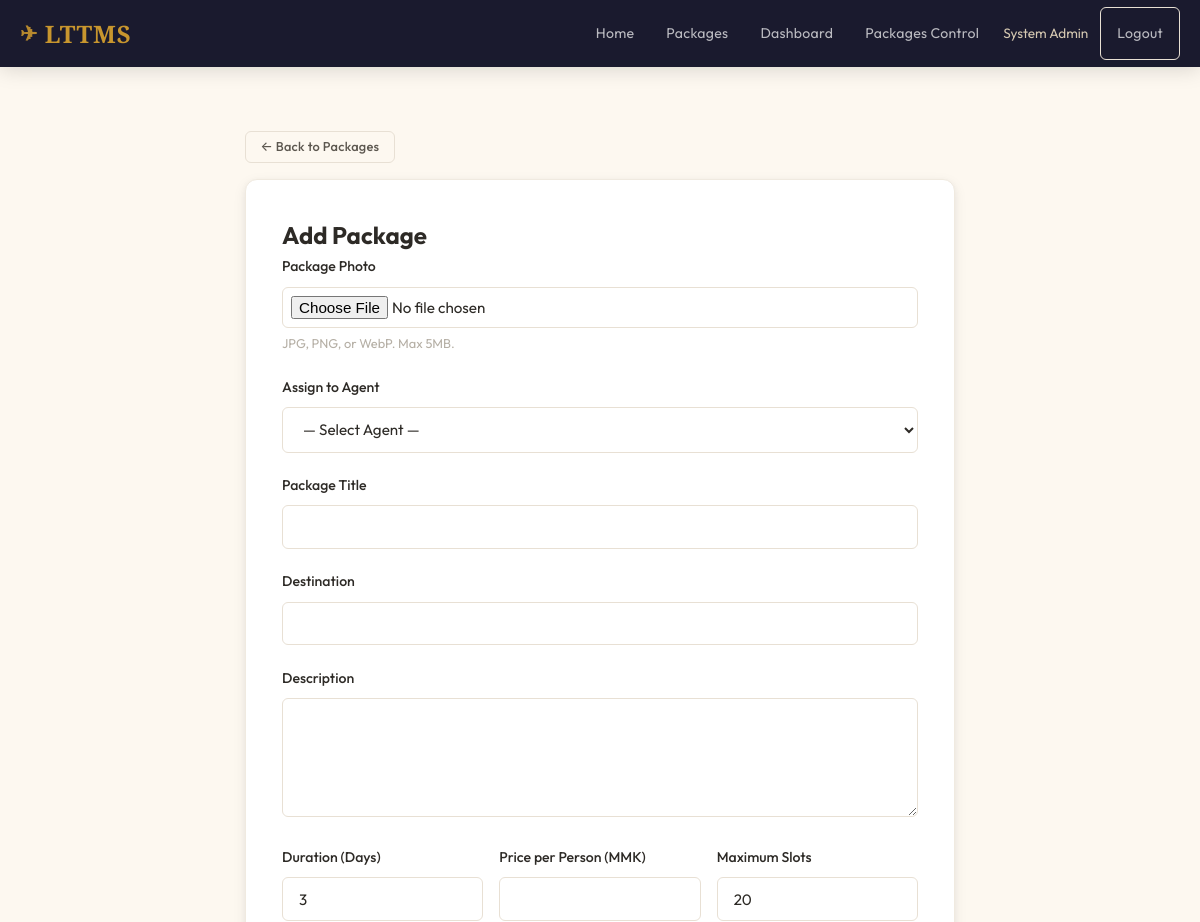
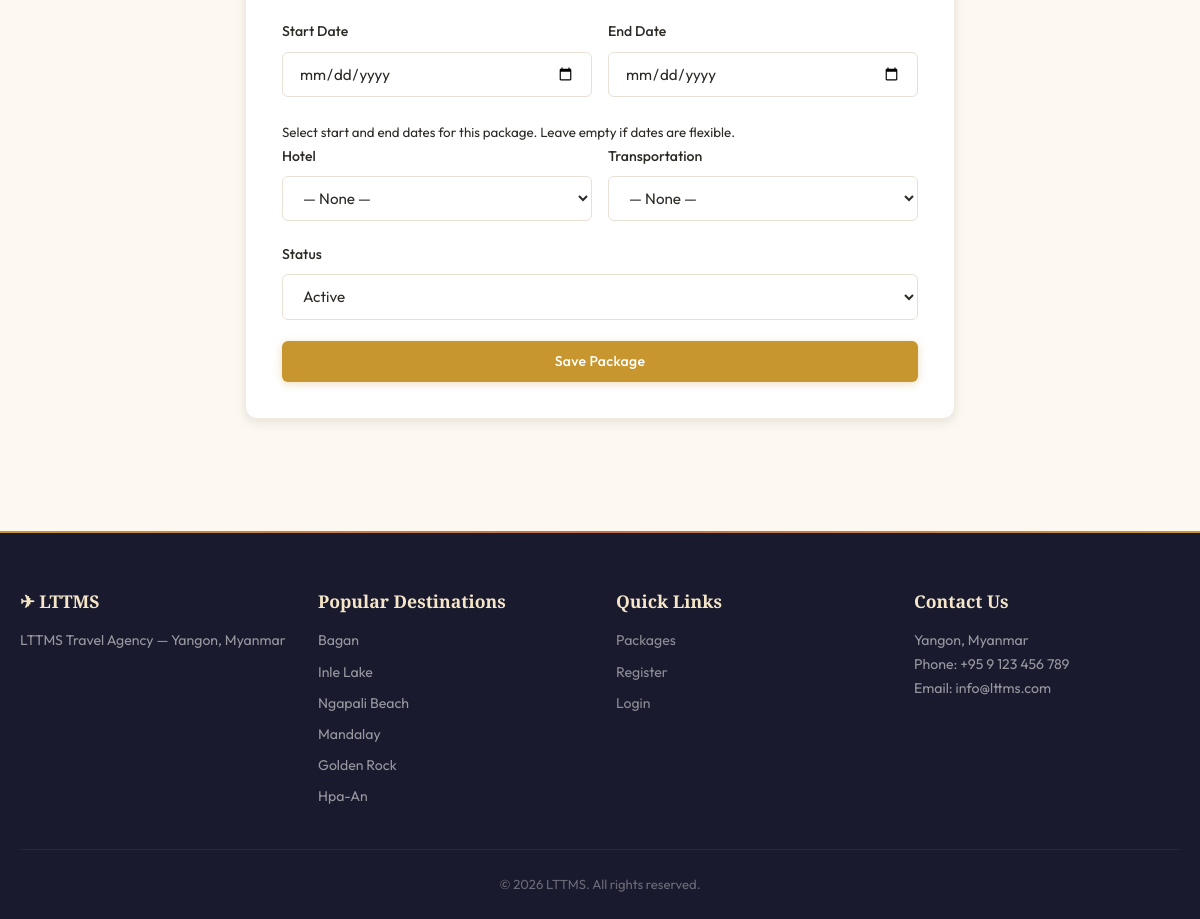
Screenshot of /admin/add-package.php (signed in) with the database file from the repository (2 pictures, top to bottom).
### tables this page shows
CREATE TABLE users (
    id INT AUTO_INCREMENT PRIMARY KEY,
    username VARCHAR(50) NOT NULL UNIQUE,
    email VARCHAR(100) NOT NULL UNIQUE,
    password VARCHAR(255) NOT NULL,
    full_name VARCHAR(100) NOT NULL,
    phone VARCHAR(20),
    kbz_phone VARCHAR(20),
    kbz_name VARCHAR(100),
    nrc_number VARCHAR(50),
    nrc_front_photo VARCHAR(255),
    nrc_back_photo VARCHAR(255),
    role ENUM('customer', 'agent', 'admin') NOT NULL DEFAULT 'customer',
    agent_location VARCHAR(100) DEFAULT NULL,
    status ENUM('pending', 'approved', 'suspended') NOT NULL DEFAULT 'pending',
    created_at TIMESTAMP DEFAULT CURRENT_TIMESTAMP,
    updated_at TIMESTAMP DEFAULT CURRENT_TIMESTAMP ON UPDATE CURRENT_TIMESTAMP
);

CREATE TABLE destinations (
    id INT AUTO_INCREMENT PRIMARY KEY,
    name VARCHAR(100) NOT NULL,
    tagline VARCHAR(200),
    image VARCHAR(255) DEFAULT NULL,
    sort_order INT NOT NULL DEFAULT 0,
    is_active TINYINT(1) NOT NULL DEFAULT 1,
    created_at TIMESTAMP DEFAULT CURRENT_TIMESTAMP
);

### includes/lang.php (called while the page is built, shortened)
<?php
$translations = require __DIR__ . '/../lang/en.php';
function t(string $key, string $default = ''): string {
    global $translations;
    return $translations[$key] ?? ($default ?: $key);
}
function tStatus(string $status): string {
    $map = [
        'pending' => 'status_pending',
        'confirmed' => 'status_confirmed',
        'cancelled' => 'status_cancelled',
        'approved' => 'status_approved',
        'suspended' => 'status_suspended',
        'active' => 'status_active',
        'inactive' => 'status_inactive',
    ];
    return t($map[$status] ?? '', ucfirst($status));
}

### includes/auth.php (called while the page is built, shortened)
<?php
require_once __DIR__ . '/lang.php';
function getCurrentUser(): ?array {
    $pdo = getDBConnection();
    $stmt = $pdo->prepare("SELECT id, username, email, full_name, phone, role, status FROM users WHERE id = ?");
    $stmt->execute([$_SESSION['user_id']]);
    return $stmt->fetch() ?: null;
}

### includes/functions.php (called while the page is built, shortened)
<?php
function sanitize(string $input): string {
    return htmlspecialchars(trim($input), ENT_QUOTES, 'UTF-8');
}
function getActiveDestinations(): array {
    $pdo = getDBConnection();
    $stmt = $pdo->query("SELECT * FROM destinations WHERE is_active = 1 ORDER BY sort_order ASC, name ASC");
    return $stmt->fetchAll();
}

### admin/add-package.php (the view, shortened to what this page needs)
<?php
require_once __DIR__ . '/../includes/auth.php';
require_once __DIR__ . '/../includes/functions.php';
$pdo = getDBConnection();
$stmt = $pdo->query("SELECT id, full_name FROM users WHERE role = 'agent' AND status = 'approved' ORDER BY full_name");
$agents = $stmt->fetchAll();
require_once __DIR__ . '/../includes/header.php';
?>
<section class="section">
<div class="container container-md">
    <a href="<?= BASE_URL ?>/admin/packages.php" class="btn btn-outline btn-sm mb-1">&larr; <?= t('back_to_admin_packages') ?></a>
    <div class="card">
        <h2><?= t('admin_add_package') ?></h2>
        <?php if (empty($agents)): ?>
            <div class="alert alert-error"><p><?= t('no_approved_agents') ?></p></div>
        <?php else: ?>
        <form method="POST" enctype="multipart/form-data">
            <div class="form-group">
                <label for="package_image"><?= t('pkg_image') ?></label>
                <input type="file" name="package_image" id="package_image" class="form-control file-input" accept="image/jpeg,image/png,image/webp">
                <small><?= t('pkg_image_hint') ?></small>
            </div>
            <div class="form-group">
                <label for="agent_id"><?= t('assign_to_agent') ?></label>
                <select name="agent_id" id="agent_id" class="form-control" required>
                    <option value="">— <?= t('select_agent') ?> —</option>
                </select>
            </div>
            <div class="form-group">
                <label for="title"><?= t('pkg_title') ?></label>
                <input type="text" name="title" id="title" class="form-control" value="<?= sanitize($_POST['title'] ?? '') ?>" required>
            </div>
            <div class="form-group">
                <label for="destination"><?= t('pkg_destination') ?></label>
                <input type="text" name="destination" id="destination" class="form-control" value="<?= sanitize($_POST['destination'] ?? '') ?>" required>
            </div>
            <div class="form-group">
                <label for="description"><?= t('pkg_description') ?></label>
                <textarea name="description" id="description" class="form-control" rows="5"><?= sanitize($_POST['description'] ?? '') ?></textarea>
            </div>
            <div class="form-row">
                <div class="form-group">
                    <label for="duration_days"><?= t('pkg_duration') ?></label>
                    <input type="number" name="duration_days" id="duration_days" class="form-control" min="1" value="<?= sanitize($_POST['duration_days'] ?? '3') ?>" required>
                </div>
                <div class="form-group">
                    <label for="price_per_person"><?= t('pkg_price') ?></label>
                    <input type="number" name="price_per_person" id="price_per_person" class="form-control" min="1000" step="1000" value="<?= sanitize($_POST['price_per_person'] ?? '') ?>" required>
                </div>
                <div class="form-group">
                    <label for="max_slots"><?= t('pkg_max_slots') ?></label>
                    <input type="number" name="max_slots" id="max_slots" class="form-control" min="1" value="<?= sanitize($_POST['max_slots'] ?? '20') ?>" required>
                </div>
            </div>
            <div class="form-row">
                <div class="form-group">
                    <label for="start_date"><?= t('start_date') ?></label>
                    <input type="date" name="start_date" id="start_date" class="form-control"
                           value="<?= sanitize($_POST['start_date'] ?? '') ?>">
                </div>
                <div class="form-group">
                    <label for="end_date"><?= t('end_date') ?></label>
                    <input type="date" name="end_date" id="end_date" class="form-control"
                           value="<?= sanitize($_POST['end_date'] ?? '') ?>">
                </div>
            </div>
            <small><?= t('pkg_date_hint') ?></small>
            <div class="form-row">
                <div class="form-group">
                    <label for="hotel_id"><?= t('pkg_hotel') ?></label>
                    <select name="hotel_id" id="hotel_id" class="form-control">
                        <option value="">— <?= t('pkg_none') ?> —</option>
                    </select>
                </div>
                <div class="form-group">
                    <label for="transportation_id"><?= t('pkg_transport') ?></label>
                    <select name="transportation_id" id="transportation_id" class="form-control">
                        <option value="">— <?= t('pkg_none') ?> —</option>
                    </select>
                </div>
            </div>
            <div class="form-group">
                <label for="status"><?= t('pkg_status') ?></label>
                <select name="status" id="status" class="form-control">
                    <option value="active"><?= tStatus('active') ?></option>
                </select>
            </div>
            <button type="submit" class="btn btn-primary btn-block"><?= t('pkg_save') ?></button>
        </form>
        <?php endif; ?>
    </div>
</div>
</section>
<?php require_once __DIR__ . '/../includes/footer.php'; ?>

### includes/header.php (shortened to what this page needs)
<?php
require_once __DIR__ . '/auth.php';
require_once __DIR__ . '/functions.php';
$currentUser = getCurrentUser();
?>
<!DOCTYPE html>
<html lang="en">
<head>
    <link rel="stylesheet" href="<?= BASE_URL ?>/assets/css/style.css">
</head>
<body>
<nav class="navbar">
    <div class="container nav-container">
        <a href="<?= BASE_URL ?>/" class="nav-brand">
            <span class="brand-icon">&#9992;</span> LTTMS
        </a>
        <ul class="nav-menu" id="navMenu">
            <li><a href="<?= BASE_URL ?>/"><?= t('nav_home') ?></a></li>
            <li><a href="<?= BASE_URL ?>/customer/packages.php"><?= t('nav_packages') ?></a></li>
            <?php if ($currentUser): ?>
                <?php if ($currentUser['role'] === 'customer'): ?>
                    <li><a href="<?= BASE_URL ?>/customer/my-bookings.php"><?= t('nav_my_bookings') ?></a></li>
                <?php elseif ($currentUser['role'] === 'agent'): ?>
                    <li><a href="<?= BASE_URL ?>/agent/dashboard.php"><?= t('nav_dashboard') ?></a></li>
                <?php elseif ($currentUser['role'] === 'admin'): ?>
                    <li><a href="<?= BASE_URL ?>/admin/dashboard.php"><?= t('nav_dashboard') ?></a></li>
                    <li><a href="<?= BASE_URL ?>/admin/packages.php"><?= t('nav_packages_control') ?></a></li>
                <?php endif; ?>
                <li class="nav-user">
                    <span class="user-greeting"><?= sanitize($currentUser['full_name']) ?></span>
                    <a href="<?= BASE_URL ?>/logout.php" class="btn btn-sm btn-outline"><?= t('nav_logout') ?></a>
                </li>
            <?php else: ?>
                <li><a href="<?= BASE_URL ?>/login.php" class="btn btn-sm btn-outline"><?= t('nav_login') ?></a></li>
                <li><a href="<?= BASE_URL ?>/register.php" class="btn btn-sm btn-primary"><?= t('nav_register') ?></a></li>
            <?php endif; ?>
        </ul>
    </div>
</nav>
<main>

### includes/footer.php (shortened to what this page needs)
</main>
<footer class="footer">
    <div class="container">
        <div class="footer-grid">
            <div class="footer-col">
                <h3>&#9992; LTTMS</h3>
                <p><?= t('footer_agency') ?> — <?= t('footer_address') ?></p>
            </div>
            <div class="footer-col">
                <h3><?= t('footer_destinations') ?></h3>
                <ul>
                    <?php foreach (getActiveDestinations() as $fd): ?>
                        <li><?= sanitize($fd['name']) ?></li>
                    <?php endforeach; ?>
                </ul>
            </div>
            <div class="footer-col">
                <h3><?= t('footer_quick_links') ?></h3>
                <ul>
                    <li><a href="<?= BASE_URL ?>/customer/packages.php"><?= t('nav_packages') ?></a></li>
                    <li><a href="<?= BASE_URL ?>/register.php"><?= t('nav_register') ?></a></li>
                    <li><a href="<?= BASE_URL ?>/login.php"><?= t('nav_login') ?></a></li>
                </ul>
            </div>
            <div class="footer-col">
                <h3><?= t('footer_contact') ?></h3>
                <p><?= t('footer_address') ?></p>
                <p>Phone: +95 9 123 456 789</p>
                <p>Email: info@lttms.com</p>
            </div>
        </div>
        <div class="footer-bottom">
            <p>&copy; <?= date('Y') ?> LTTMS. <?= t('footer_rights') ?></p>
        </div>
    </div>
</footer>
</body>
</html>

### rows the page displays
users: full_name "System Admin"
destinations: name "Bagan"
destinations: name "Inle Lake"
destinations: name "Ngapali Beach"
destinations: name "Mandalay"
destinations: name "Golden Rock"
destinations: name "Hpa-An"

### other values shown
t('nav_home') "Home"
t('nav_packages') "Packages"
t('nav_dashboard') "Dashboard"
t('nav_packages_control') "Packages Control"
t('nav_logout') "Logout"
t('back_to_admin_packages') "Back to Packages"
t('admin_add_package') "Add Package"
t('pkg_image') "Package Photo"
t('pkg_image_hint') "JPG, PNG, or WebP. Max 5MB."
t('assign_to_agent') "Assign to Agent"
t('pkg_title') "Package Title"
t('pkg_destination') "Destination"
t('pkg_description') "Description"
t('pkg_duration') "Duration (Days)"
t('pkg_price') "Price per Person (MMK)"
